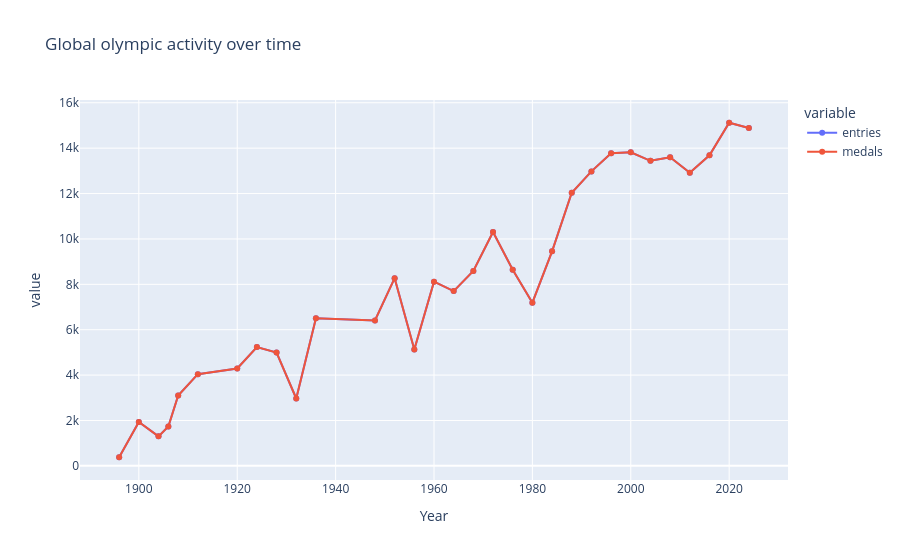

The code cell stored with this chart in its notebook:
### Markdown cell above
## Q1. Quelle est la dynamique globale de la competition olympique?
**Narratif:** le niveau d'intensite (participations + medailles) evolue dans le temps, ce qui impacte la difficulte de prediction.

### Code cell
year_kpis = (
    raw.groupby("Year", as_index=False)
    .agg(entries=("player_id", "count"), medals=("is_medal", "sum"), countries=("NOC", "nunique"))
    .sort_values("Year")
)

fig = px.line(year_kpis, x="Year", y=["entries", "medals"], markers=True,
              title="Global olympic activity over time")
fig.show()
year_kpis.tail(10)

### Figure 1 — Plotly figure (JSON) as saved in the notebook; plotly's stock layout.template omitted (floating-point values rounded to 4 significant figures)
{"data": [{"hovertemplate": "variable=entries<br>Year=%{x}<br>value=%{y}<extra></extra>", "legendgroup": "entries", "line": {"color": "#636efa", "dash": "solid"}, "marker": {"symbol": "circle"}, "mode": "lines+markers", "name": "entries", "orientation": "v", "showlegend": true, "type": "scatter", "x": [1896, 1900, 1904, 1906, 1908, 1912, 1920, 1924, 1928, 1932, 1936, 1948, 1952, 1956, 1960, 1964, 1968, 1972, 1976, 1980, 1984, 1988, 1992, 1996, 2000, 2004, 2008, 2012, 2016, 2020, 2024], "xaxis": "x", "y": [380, 1936, 1301, 1733, 3101, 4040, 4292, 5233, 4992, 2969, 6506, 6405, 8270, 5127, 8119, 7702, 8588, 10304, 8641, 7191, 9454, 12037, 12977, 13780, 13821, 13443, 13602, 12920, 13688, 15120, 14892], "yaxis": "y"}, {"hovertemplate": "variable=medals<br>Year=%{x}<br>value=%{y}<extra></extra>", "legendgroup": "medals", "line": {"color": "#EF553B", "dash": "solid"}, "marker": {"symbol": "circle"}, "mode": "lines+markers", "name": "medals", "orientation": "v", "showlegend": true, "type": "scatter", "x": [1896, 1900, 1904, 1906, 1908, 1912, 1920, 1924, 1928, 1932, 1936, 1948, 1952, 1956, 1960, 1964, 1968, 1972, 1976, 1980, 1984, 1988, 1992, 1996, 2000, 2004, 2008, 2012, 2016, 2020, 2024], "xaxis": "x", "y": [380, 1936, 1301, 1733, 3101, 4040, 4292, 5233, 4992, 2969, 6506, 6405, 8270, 5127, 8119, 7702, 8588, 10304, 8641, 7191, 9454, 12037, 12977, 13780, 13821, 13443, 13602, 12920, 13688, 15120, 14892], "yaxis": "y"}], "layout": {"legend": {"title": {"text": "variable"}, "tracegroupgap": 0}, "title": {"text": "Global olympic activity over time"}, "xaxis": {"anchor": "y", "domain": [0.0, 1.0], "title": {"text": "Year"}}, "yaxis": {"anchor": "x", "domain": [0.0, 1.0], "title": {"text": "value"}}}}
